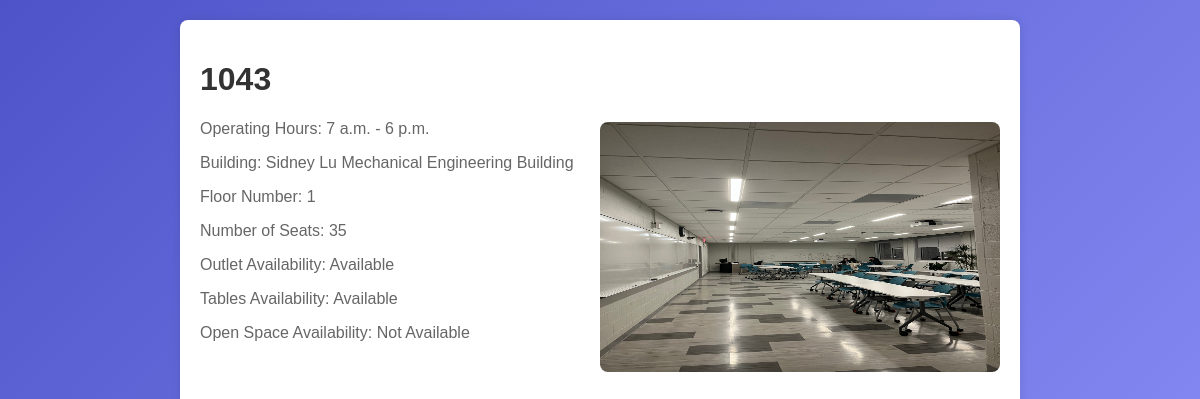
/study_space_finder/room/1/, run on an earlier commit of the app's database.
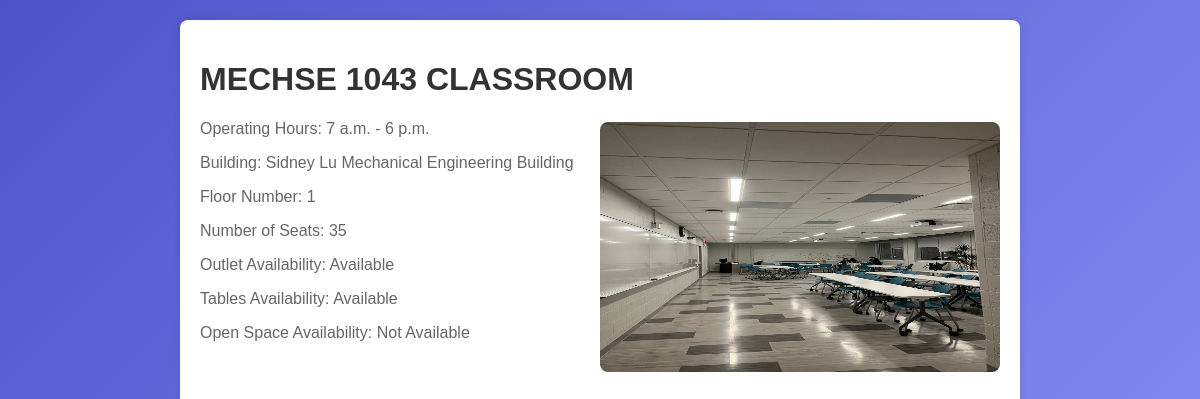
And on a later commit of the database.
### study_space_finder/models.py (models this page shows, shortened)
class RoomDetails(models.Model):
    room_name = models.CharField(max_length=200)
    building_name = models.CharField(max_length=200)
    floor_number = models.IntegerField(default=0)
    operating_start_hours = models.TimeField(editable=True, blank=True)
    operating_end_hours = models.TimeField(editable=True, blank=True)
    number_of_seats = models.IntegerField()
    white_board_availability = models.BooleanField(default=False)
    outlet_availability = models.BooleanField(default=False)
    tables_availability = models.BooleanField(default=False)
    open_space_availability = models.BooleanField(default=False)
    coordinate_latitude = models.DecimalField(max_digits=9, decimal_places=7, default=0.0)
    coordinate_longitude = models.DecimalField(max_digits=9, decimal_places=7, default=0.0)
    photo = models.ImageField(blank=True, null=True)

### study_space_finder/views.py (the view)
# urls.py: path('room/<int:room_id>/', views.room_details, name='room_details'),
def room_details(request, room_id):
    room = get_object_or_404(RoomDetails, pk=room_id)
    return render(request, "room_details.html", {"room": room})

### study_space_finder/templates/room_details.html (shortened to what this page needs)
<!DOCTYPE html>
<html lang="en">
<head>
</head>
<body>
    <div class="container">
        <h1>{{ room.room_name }}</h1>
        <p>Operating Hours: {{ room.operating_start_hours }} - {{ room.operating_end_hours }}</p>
        <p>Building: {{ room.building_name }}</p>
        <p>Floor Number: {{ room.floor_number }}</p>
        <p>Number of Seats: {{ room.number_of_seats }}</p>
        <p>Outlet Availability: {% if room.outlet_availability %}Available{% else %}Not Available{% endif %}</p>
        <p>Tables Availability: {% if room.tables_availability %}Available{% else %}Not Available{% endif %}</p>
        <p>Open Space Availability: {% if room.open_space_availability %}Available{% else %}Not Available{% endif %}</p>
        {% block content %}
        {% load static %}
        <img src= "{% static room.photo.url %}" alt="Photo of {{ room.name }}"  class="imag">
    {% endblock %}
    </div>
</body>
</html>

What changed in the data, as far as the page shows it:
changed RoomDetails "Sidney Lu Mechanical Engineering Building": room_name "1043" → "MECHSE 1043 CLASSROOM"
